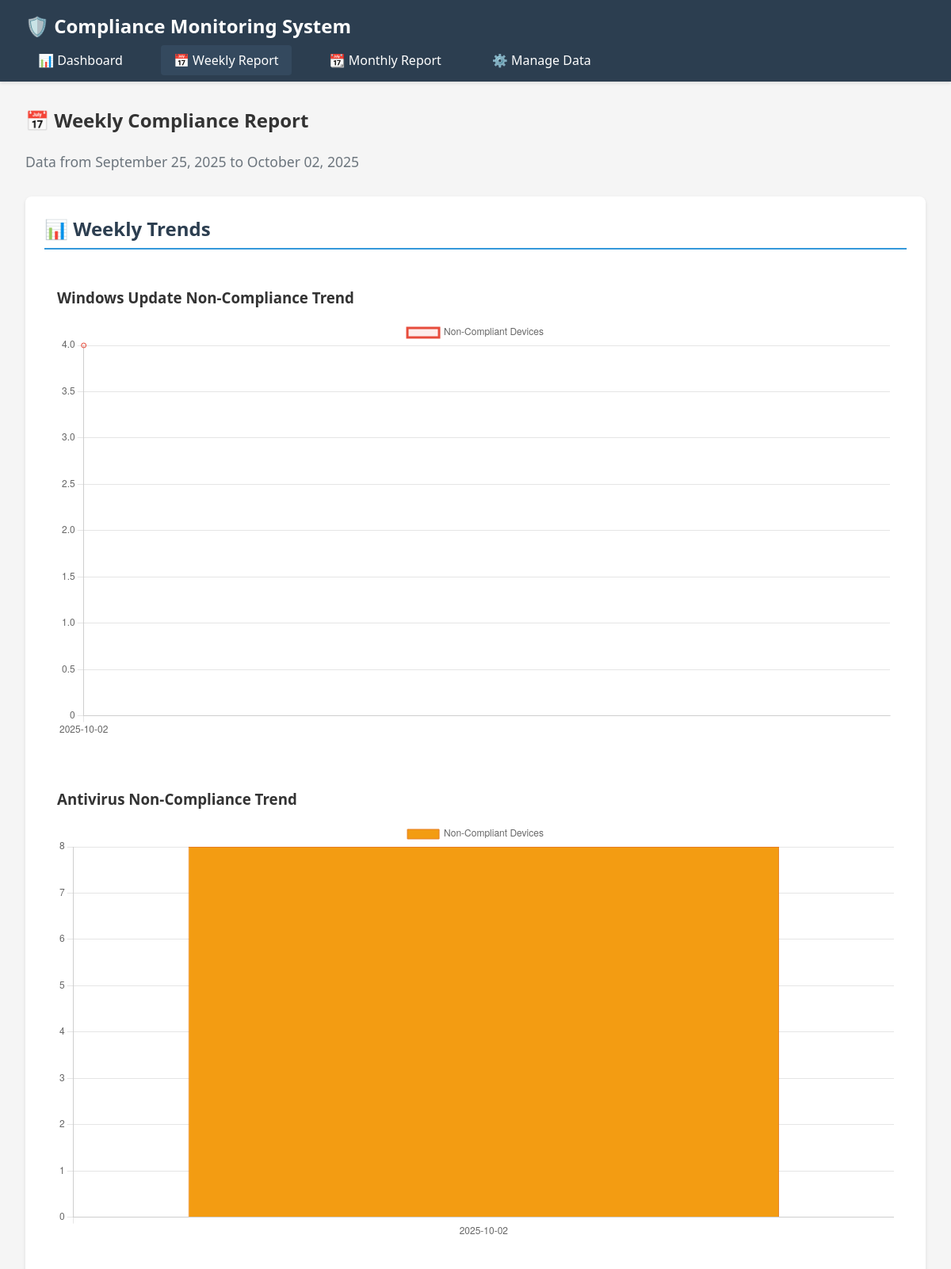
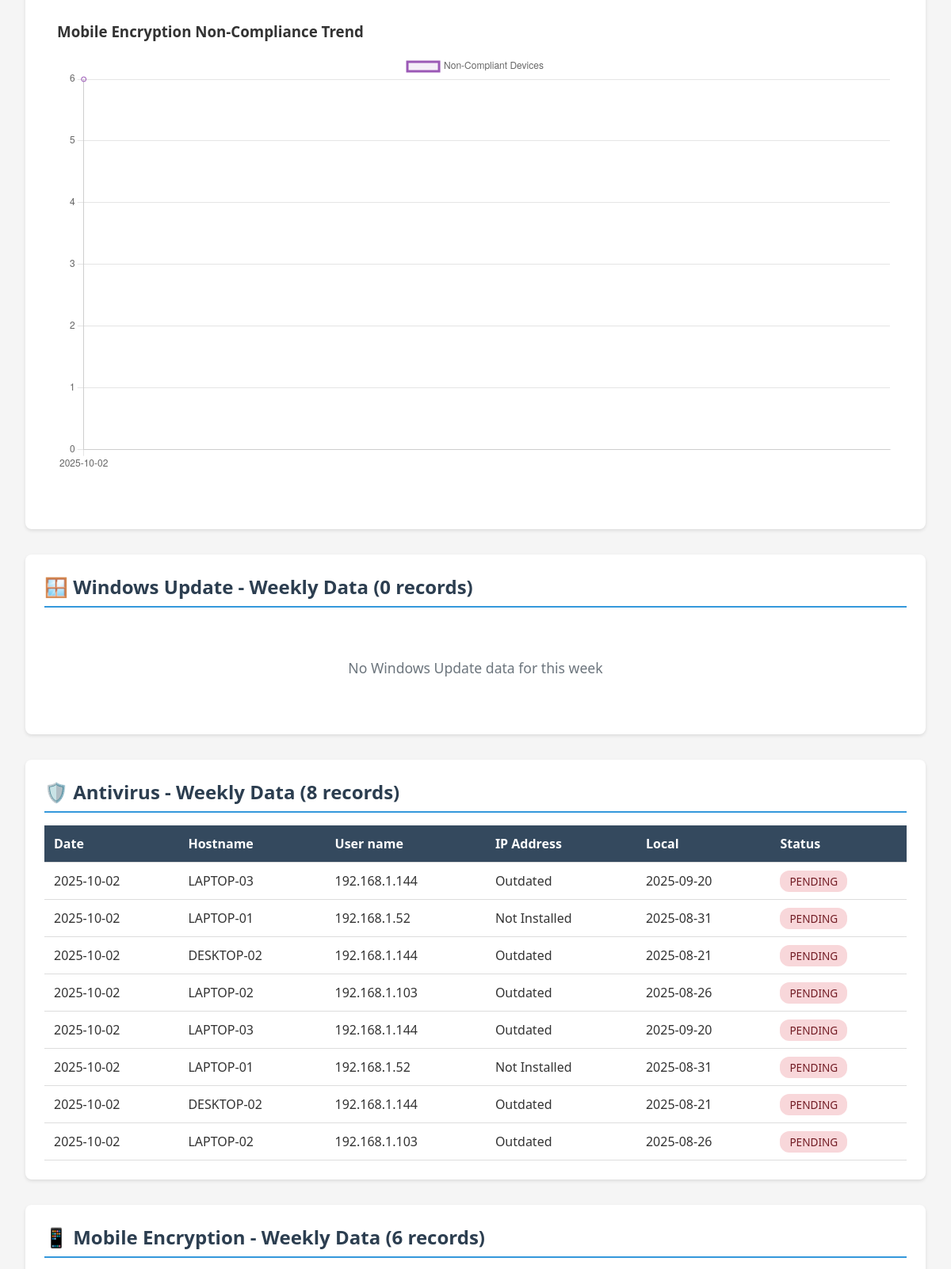
The page /weekly (upper part) on the database its author committed (2 pictures, top to bottom).
### app.py (models this page shows)
class AntivirusDevice(db.Model):
    __tablename__ = 'antivirus'
    id = db.Column(db.Integer, primary_key=True)
    hostname = db.Column(db.String(100), nullable=False)
    username = db.Column(db.String(100))
    ip_address = db.Column(db.String(50))
    local = db.Column(db.String(50))
    types = db.Column(db.String(50))
    status = db.Column(db.String(50))
    recorded_date = db.Column(db.Date, default=datetime.utcnow().date)
    created_at = db.Column(db.DateTime, default=datetime.utcnow)

### app.py (the view)
@app.route('/weekly')
def weekly_report():
    today = datetime.utcnow().date()
    week_ago = today - timedelta(days=7)
    windows_weekly = WindowsUpdateDevice.query.filter(
        WindowsUpdateDevice.recorded_date >= week_ago
    ).all()
    antivirus_weekly = AntivirusDevice.query.filter(
        AntivirusDevice.recorded_date >= week_ago
    ).all()
    mobile_weekly = MobileEncryptionDevice.query.filter(
        MobileEncryptionDevice.recorded_date >= week_ago
    ).all()
    windows_chart_query = db.session.query(
        WindowsUpdateDevice.recorded_date,
        func.count(WindowsUpdateDevice.id)
    ).filter(WindowsUpdateDevice.recorded_date >= week_ago).group_by(
        WindowsUpdateDevice.recorded_date
    ).all()
    windows_chart = [[str(date), count] for date, count in windows_chart_query]
    antivirus_chart_query = db.session.query(
        AntivirusDevice.recorded_date,
        func.count(AntivirusDevice.id)
    ).filter(AntivirusDevice.recorded_date >= week_ago).group_by(
        AntivirusDevice.recorded_date
    ).all()
    antivirus_chart = [[str(date), count] for date, count in antivirus_chart_query]
    mobile_chart_query = db.session.query(
        MobileEncryptionDevice.recorded_date,
        func.count(MobileEncryptionDevice.id)
    ).filter(MobileEncryptionDevice.recorded_date >= week_ago).group_by(
        MobileEncryptionDevice.recorded_date
    ).all()
    mobile_chart = [[str(date), count] for date, count in mobile_chart_query]
    return render_template('weekly.html',
                         windows_weekly=windows_weekly,
                         antivirus_weekly=antivirus_weekly,
                         mobile_weekly=mobile_weekly,
                         windows_chart=windows_chart,
                         antivirus_chart=antivirus_chart,
                         mobile_chart=mobile_chart,
                         start_date=week_ago,
                         end_date=today)

### templates/weekly.html (shortened to what this page needs)
{% extends "base.html" %}  {% block content %}
<h2 style="margin-bottom: 1.5rem">📅 Weekly Compliance Report</h2>
<p style="font-size: 1.1rem; color: #6c757d; margin-bottom: 2rem">
  Data from {{ start_date.strftime('%B %d, %Y') }} to {{ end_date.strftime('%B
  %d, %Y') }}
</p>
<div class="card">
  <h2>📊 Weekly Trends</h2>
  <div class="chart-container">
    <h3 style="margin-bottom: 1rem">Windows Update Non-Compliance Trend</h3>
    <canvas id="windows-chart"></canvas>
  </div>
  <div class="chart-container">
    <h3 style="margin-bottom: 1rem">Antivirus Non-Compliance Trend</h3>
    <canvas id="antivirus-chart"></canvas>
  </div>
  <div class="chart-container">
    <h3 style="margin-bottom: 1rem">Mobile Encryption Non-Compliance Trend</h3>
    <canvas id="mobile-chart"></canvas>
  </div>
</div>
<div class="card">
  <h2>🪟 Windows Update - Weekly Data ({{ weekly|length }} records)</h2>
  {% if weekly %}
  <table id="windows-monthly-table">
    <thead>
      <tr>
        <th>Date</th>
        <th>Hostname</th>
        <th>Username</th>
        <th>IP Address</th>
        <th>Local</th>
        <th>Status</th>
      </tr>
    </thead>
    <tbody>
      {% for device in weekly %}
      <tr>
        <td id="windows-date-{{ device.id }}">
          {{ device.recorded_date.strftime('%Y-%m-%d') }}
        </td>
        <td id="windows-device-{{ device.id }}">{{ device.hostname }}</td>
        <td id="windows-username-{{ device.id }}">{{ device.username }}</td>
        <td id="windows-ip-{{ device.id }}">{{ device.ip_address }}</td>
        <td id="windows-local-{{ device.id }}">{{ device.local }}</td>
        <td>
          <span class="status-badge status-non-compliant"
            >{{ device.status }}</span
          >
        </td>
      </tr>
      {% endfor %}
    </tbody>
  </table>
  {% else %}
  <div class="empty-state">
    <p>No Windows Update data for this week</p>
  </div>
  {% endif %}
</div>
<div class="card">
  <h2>🛡️ Antivirus - Weekly Data ({{ antivirus_weekly|length }} records)</h2>
  {% if antivirus_weekly %}
  <table id="antivirus-weekly-table">
    <thead>
      <tr>
        <th>Date</th>
        <th>Hostname</th>
        <th>User name</th>
        <th>IP Address</th>
        <th>Local</th>
        <th>Status</th>
      </tr>
    </thead>
    <tbody>
      {% for device in antivirus_weekly %}
      <tr>
        <td id="antivirus-date-{{ device.id }}">
          {{ device.recorded_date.strftime('%Y-%m-%d') }}
        </td>
        <td id="antivirus-device-{{ device.id }}">{{ device.hostname }}</td>
        <td id="antivirus-username-{{ device.id }}">{{ device.username }}</td>
        <td id="antivirus-ip-{{ device.id }}">{{ device.ip_address }}</td>
        <td id="antivirus-local-{{ device.id }}">{{ device.local}}</td>
        <td>
          <span class="status-badge status-non-compliant"
            >{{ device.status }}</span
          >
        </td>
      </tr>
      {% endfor %}
    </tbody>
  </table>
  {% else %}
  <div class="empty-state">
    <p>No Antivirus data for this week</p>
  </div>
  {% endif %}
</div>
<div class="card">
  <h2>
    📱 Mobile Encryption - Weekly Data ({{ mobile_weekly|length }} records)
  </h2>
</div>
{% endblock %} {% block extra_scripts %}
<script>
  // Prepare data for Windows Update chart
  const windowsData = {{ windows_chart|tojson }};
  const windowsDates = windowsData.map(item => item[0]);
  const windowsCounts = windowsData.map(item => item[1]);
  // Windows Update Chart
  new Chart(document.getElementById('windows-chart'), {
      type: 'line',
      data: {
          labels: windowsDates,
          datasets: [{
              label: 'Non-Compliant Devices',
              data: windowsCounts,
              borderColor: '#e74c3c',
              backgroundColor: 'rgba(231, 76, 60, 0.1)',
              tension: 0.4,
              fill: true
          }]
      },
      options: {
          responsive: true,
          plugins: {
              legend: { display: true }
          },
          scales: {
              y: { beginAtZero: true }
          }
      }
  });
  // Prepare data for Antivirus chart
  const antivirusData = {{ antivirus_chart|tojson }};
  const antivirusDates = antivirusData.map(item => item[0]);
  const antivirusCounts = antivirusData.map(item => item[1]);
  // Antivirus Chart
  new Chart(document.getElementById('antivirus-chart'), {
      type: 'bar',
      data: {
          labels: antivirusDates,
          datasets: [{
              label: 'Non-Compliant Devices',
              data: antivirusCounts,
              backgroundColor: '#f39c12',
              borderColor: '#e67e22',
              borderWidth: 1
          }]
      },
      options: {
          responsive: true,
          plugins: {
              legend: { display: true }
          },
          scales: {
              y: { beginAtZero: true }
          }
      }
  });
  // Prepare data for Mobile Encryption chart
  const mobileData = {{ mobile_chart|tojson }};
  const mobileDates = mobileData.map(item => item[0]);
  const mobileCounts = mobileData.map(item => item[1]);
  // Mobile Encryption Chart
  new Chart(document.getElementById('mobile-chart'), {
      type: 'line',
      data: {
          labels: mobileDates,
          datasets: [{
              label: 'Non-Compliant Devices',
              data: mobileCounts,
              borderColor: '#9b59b6',
              backgroundColor: 'rgba(155, 89, 182, 0.1)',
              tension: 0.4,
              fill: true
          }]
      },
      options: {
          responsive: true,
          plugins: {
              legend: { display: true }
          },
          scales: {
              y: { beginAtZero: true }
          }
      }
  });
</script>
{% endblock %}

### templates/base.html (style rules this page uses)
* { margin: 0; padding: 0; box-sizing: border-box; }
body { font-family: "Segoe UI", Tahoma, Geneva, Verdana, sans-serif; background: #f5f5f5; color: #333; }
.card { background: white; border-radius: 8px; padding: 1.5rem; margin-bottom: 2rem; box-shadow: 0 2px 4px rgba(0, 0, 0, 0.1); }
.card h2 { color: #2c3e50; margin-bottom: 1rem; padding-bottom: 0.5rem; border-bottom: 2px solid #3498db; }
table { width: 100%; border-collapse: collapse; margin-top: 1rem; }
thead { background: #34495e; color: white; }
th, td { padding: 0.75rem; text-align: left; border-bottom: 1px solid #ddd; }
.status-badge { padding: 0.25rem 0.75rem; border-radius: 12px; font-size: 0.85rem; font-weight: 500; }
.status-non-compliant { background: #f8d7da; color: #721c24; }
.empty-state { text-align: center; padding: 3rem; color: #6c757d; }
.empty-state p { font-size: 1.1rem; }

### templates/weekly.html (style rules this page uses)
.chart-container { margin: 2rem 0; padding: 1rem; background: white; border-radius: 8px; }

### rows shown on the page
AntivirusDevice: recorded_date "2025-10-02", hostname "LAPTOP-03", username "192.168.1.144", ip_address "Outdated", local "2025-09-20", status "PENDING"
AntivirusDevice: recorded_date "2025-10-02", hostname "LAPTOP-01", username "192.168.1.52", ip_address "Not Installed", local "2025-08-31", status "PENDING"
AntivirusDevice: recorded_date "2025-10-02", hostname "DESKTOP-02", username "192.168.1.144", ip_address "Outdated", local "2025-08-21", status "PENDING"
AntivirusDevice: recorded_date "2025-10-02", hostname "LAPTOP-02", username "192.168.1.103", ip_address "Outdated", local "2025-08-26", status "PENDING"
AntivirusDevice: recorded_date "2025-10-02", hostname "LAPTOP-03", username "192.168.1.144", ip_address "Outdated", local "2025-09-20", status "PENDING"
AntivirusDevice: recorded_date "2025-10-02", hostname "LAPTOP-01", username "192.168.1.52", ip_address "Not Installed", local "2025-08-31", status "PENDING"
AntivirusDevice: recorded_date "2025-10-02", hostname "DESKTOP-02", username "192.168.1.144", ip_address "Outdated", local "2025-08-21", status "PENDING"
AntivirusDevice: recorded_date "2025-10-02", hostname "LAPTOP-02", username "192.168.1.103", ip_address "Outdated", local "2025-08-26", status "PENDING"

### other values the page prints
{{ weekly|length }} "0"
{{ antivirus_weekly|length }} "8"
{{ mobile_weekly|length }} "6"
chart data {{ windows_chart|tojson }} [["2025-10-02", 4]]
chart data {{ antivirus_chart|tojson }} [["2025-10-02", 8]]
chart data {{ mobile_chart|tojson }} [["2025-10-02", 6]]
